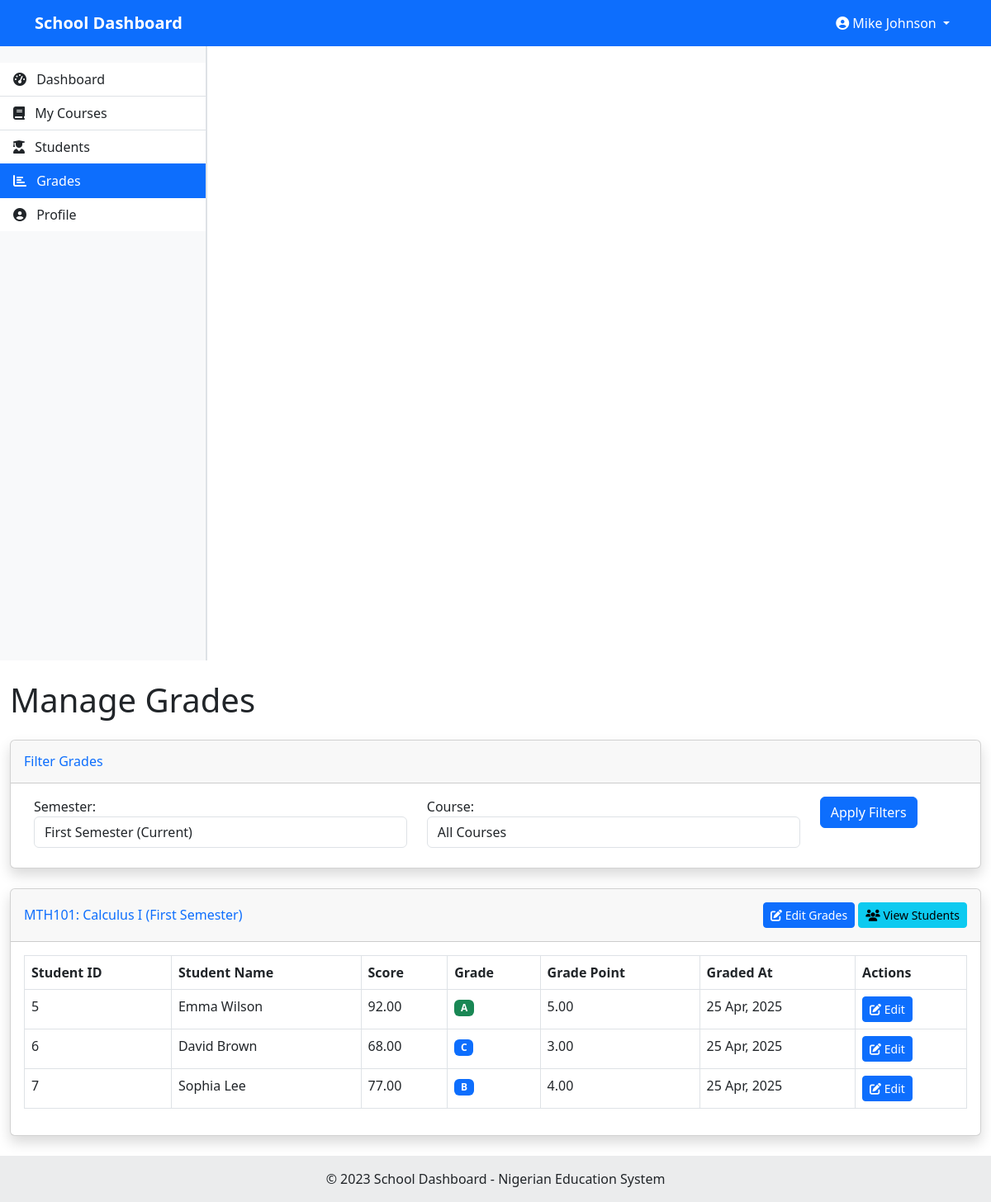
The page /teacher/grades.php (signed in) on the database its author committed.
### tables this page shows
CREATE TABLE IF NOT EXISTS courses (
    id INT AUTO_INCREMENT PRIMARY KEY,
    course_code VARCHAR(20) NOT NULL,
    title VARCHAR(100) NOT NULL,
    department_id INT NOT NULL,
    semester_id INT NOT NULL,
    credit_units INT NOT NULL,
    teacher_id INT,
    FOREIGN KEY (department_id) REFERENCES departments(id),
    FOREIGN KEY (semester_id) REFERENCES semesters(id),
    FOREIGN KEY (teacher_id) REFERENCES users(id)
);

CREATE TABLE IF NOT EXISTS semesters (
    id INT AUTO_INCREMENT PRIMARY KEY,
    name VARCHAR(50) NOT NULL,
    is_current BOOLEAN DEFAULT FALSE
);

CREATE TABLE IF NOT EXISTS grades (
    id INT AUTO_INCREMENT PRIMARY KEY,
    student_id INT NOT NULL,
    course_id INT NOT NULL,
    semester_id INT NOT NULL,
    score DECIMAL(5,2) DEFAULT NULL,
    grade CHAR(2) DEFAULT NULL,
    grade_point DECIMAL(3,2) DEFAULT NULL,
    graded_by INT NOT NULL,
    graded_at TIMESTAMP DEFAULT CURRENT_TIMESTAMP,
    FOREIGN KEY (student_id) REFERENCES users(id),
    FOREIGN KEY (course_id) REFERENCES courses(id),
    FOREIGN KEY (semester_id) REFERENCES semesters(id),
    FOREIGN KEY (graded_by) REFERENCES users(id)
);

CREATE TABLE IF NOT EXISTS users (
    id INT AUTO_INCREMENT PRIMARY KEY,
    full_name VARCHAR(100) NOT NULL,
    email VARCHAR(100) NOT NULL UNIQUE,
    password VARCHAR(255) NOT NULL,
    user_type_id INT NOT NULL,
    department_id INT,
    age INT,
    profile_picture VARCHAR(255) DEFAULT 'default.jpg',
    created_at TIMESTAMP DEFAULT CURRENT_TIMESTAMP,
    FOREIGN KEY (user_type_id) REFERENCES user_types(id),
    FOREIGN KEY (department_id) REFERENCES departments(id)
);

### classes/Database.php (called while the page is built, shortened)
<?php
class Database {
    private $host = "localhost";
    private $username = "root";
    private $password = "";
    private $database = "school_dashboard";
    private $conn;
    public function __construct() {
        $this->conn = new mysqli($this->host, $this->username, $this->password, $this->database);
    }
    public function query($sql) {
        return $this->conn->query($sql);
    }
    public function prepare($sql) {
        return $this->conn->prepare($sql);
    }
}
?>

### classes/Semester.php (called while the page is built, shortened)
<?php
require_once 'Database.php';
class Semester {
    private $db;
    public function __construct() {
        $this->db = new Database();
    }
    public function getAllSemesters() {
        $sql = "SELECT * FROM semesters ORDER BY id";
        $result = $this->db->query($sql);
        $semesters = [];
        while ($row = $result->fetch_assoc()) {
            $semesters[] = $row;
        }
        return $semesters;
    }
    public function getCurrentSemester() {
        $sql = "SELECT * FROM semesters WHERE is_current = 1 LIMIT 1";
        $result = $this->db->query($sql);
        if ($result->num_rows === 1) {
            return $result->fetch_assoc();
        }
        return false;
    }
}
?>

### classes/SessionManager.php (called while the page is built, shortened)
<?php
class SessionManager {
    public static function getUserId() {
        return isset($_SESSION['user_id']) ? $_SESSION['user_id'] : null;
    }
}
?>

### classes/Course.php (called while the page is built, shortened)
<?php
require_once 'Database.php';
class Course {
    private $db;
    public function __construct() {
        $this->db = new Database();
    }
    public function getCoursesByTeacherId($teacher_id) {
        $sql = "SELECT c.*, d.name as department_name, s.name as semester_name
                FROM courses c
                LEFT JOIN departments d ON c.department_id = d.id
                LEFT JOIN semesters s ON c.semester_id = s.id
                WHERE c.teacher_id = ?";
        $stmt = $this->db->prepare($sql);
        $stmt->bind_param("i", $teacher_id);
        $stmt->execute();
        $result = $stmt->get_result();
        $courses = [];
        while ($row = $result->fetch_assoc()) {
            $courses[] = $row;
        }
        return $courses;
    }
}
?>

### classes/Grade.php (called while the page is built, shortened)
<?php
require_once 'Database.php';
class Grade {
    private $db;
    public function __construct() {
        $this->db = new Database();
    }
    public function getCourseGrades($course_id, $semester_id) {
        $sql = "SELECT g.*, u.full_name as student_name, u.id as student_id
                FROM grades g
                JOIN users u ON g.student_id = u.id
                WHERE g.course_id = ? AND g.semester_id = ?";
        $stmt = $this->db->prepare($sql);
        $stmt->bind_param("ii", $course_id, $semester_id);
        $stmt->execute();
        $result = $stmt->get_result();
        $grades = [];
        while ($row = $result->fetch_assoc()) {
            $grades[] = $row;
        }
        return $grades;
    }
}
?>

### classes/Utility.php (called while the page is built, shortened)
<?php
class Utility {
    public static function formatDate($date, $format = 'd M, Y') {
        return date($format, strtotime($date));
    }
}
?>

### teacher/grades.php (the view, shortened to what this page needs)
<?php
require_once '../classes/SessionManager.php';
require_once '../classes/Course.php';
require_once '../classes/Grade.php';
require_once '../classes/Semester.php';
require_once '../classes/Utility.php';
$user_id = SessionManager::getUserId();
$course = new Course();
$grade = new Grade();
$semester = new Semester();
$teacherCourses = $course->getCoursesByTeacherId($user_id);
$semesters = $semester->getAllSemesters();
$currentSemester = $semester->getCurrentSemester();
$selected_semester_id = isset($_GET['semester_id']) ? intval($_GET['semester_id']) : ($currentSemester ? $currentSemester['id'] : 0);
$selected_course_id = isset($_GET['course_id']) ? intval($_GET['course_id']) : 0;
if ($selected_semester_id > 0) {
    $filteredCourses = array_filter($teacherCourses, function($course) use ($selected_semester_id) {
        return $course['semester_id'] == $selected_semester_id;
    });
} else {
    $filteredCourses = $teacherCourses;
}
$gradesData = [];
if ($selected_course_id > 0) {
    $selectedCourse = null;
    foreach ($filteredCourses as $c) {
        if ($c['id'] == $selected_course_id) {
            $selectedCourse = $c;
            break;
        }
    }
    if ($selectedCourse) {
        $courseGrades = $grade->getCourseGrades($selected_course_id, $selectedCourse['semester_id']);
        $gradesData[] = [
            'course' => $selectedCourse,
            'grades' => $courseGrades
        ];
    }
} else {
    foreach ($filteredCourses as $c) {
        $courseGrades = $grade->getCourseGrades($c['id'], $c['semester_id']);
        if (!empty($courseGrades)) {
            $gradesData[] = [
                'course' => $c,
                'grades' => $courseGrades
            ];
        }
    }
}
include '../includes/header.php';
?>
<div class="container-fluid">
    <h1 class="mt-4 mb-4">Manage Grades</h1>
    <div class="card shadow mb-4">
        <div class="card-header py-3">
            <h6 class="m-0 font-weight-bold text-primary">Filter Grades</h6>
        </div>
        <div class="card-body">
            <form method="GET" action="grades.php" class="form-inline">
                <div class="row">
                    <div class="col-md-5">
                        <div class="form-group mb-2">
                            <label for="semester_id" class="me-2">Semester:</label>
                            <select name="semester_id" id="semester_id" class="form-control" onchange="this.form.submit()">
                                <?php foreach ($semesters as $sem): ?>
                                    <option value="<?php echo $sem['id']; ?>" <?php echo $selected_semester_id == $sem['id'] ? 'selected' : ''; ?>>
                                        <?php echo $sem['name']; ?> <?php echo $sem['is_current'] ? '(Current)' : ''; ?>
                                    </option>
                                <?php endforeach; ?>
                            </select>
                        </div>
                    </div>
                    <div class="col-md-5">
                        <div class="form-group mb-2">
                            <label for="course_id" class="me-2">Course:</label>
                            <select name="course_id" id="course_id" class="form-control" onchange="this.form.submit()">
                                <option value="0">All Courses</option>
                            </select>
                        </div>
                    </div>
                    <div class="col-md-2">
                        <button type="submit" class="btn btn-primary">Apply Filters</button>
                    </div>
                </div>
            </form>
        </div>
    </div>
    <?php if (empty($gradesData)): ?>
        <div class="alert alert-info">
            <p>No grades found for the selected filters.</p>
            <p>You may need to grade students first or select different filter options.</p>
        </div>
    <?php else: ?>
        <?php foreach ($gradesData as $data): ?>
            <div class="card shadow mb-4">
                <div class="card-header py-3 d-flex flex-row align-items-center justify-content-between">
                    <h6 class="m-0 font-weight-bold text-primary">
                        <?php echo $data['course']['course_code']; ?>: <?php echo $data['course']['title']; ?>
                        (<?php echo $data['course']['semester_name']; ?>)
                    </h6>
                    <div>
                        <a href="course_grades.php?course_id=<?php echo $data['course']['id']; ?>" class="btn btn-primary btn-sm">
                            <i class="fas fa-edit"></i> Edit Grades
                        </a>
                        <a href="course_students.php?course_id=<?php echo $data['course']['id']; ?>" class="btn btn-info btn-sm">
                            <i class="fas fa-users"></i> View Students
                        </a>
                    </div>
                </div>
                <div class="card-body">
                    <div class="table-responsive">
                        <table class="table table-bordered" width="100%" cellspacing="0">
                            <thead>
                                <tr>
                                    <th>Student ID</th>
                                    <th>Student Name</th>
                                    <th>Score</th>
                                    <th>Grade</th>
                                    <th>Grade Point</th>
                                    <th>Graded At</th>
                                    <th>Actions</th>
                                </tr>
                            </thead>
                            <tbody>
                                <?php foreach ($data['grades'] as $g): ?>
                                    <tr>
                                        <td><?php echo $g['student_id']; ?></td>
                                        <td><?php echo $g['student_name']; ?></td>
                                        <td><?php echo $g['score']; ?></td>
                                        <td>
                                            <span class="badge <?php echo ($g['grade'] == 'F') ? 'bg-danger' : (($g['grade'] == 'A') ? 'bg-success' : 'bg-primary'); ?>">
                                                <?php echo $g['grade']; ?>
                                            </span>
                                        </td>
                                        <td><?php echo $g['grade_point']; ?></td>
                                        <td><?php echo Utility::formatDate($g['graded_at']); ?></td>
                                        <td>
                                            <a href="grade_student.php?student_id=<?php echo $g['student_id']; ?>&course_id=<?php echo $data['course']['id']; ?>" class="btn btn-sm btn-primary">
                                                <i class="fas fa-edit"></i> Edit
                                            </a>
                                        </td>
                                    </tr>
                                <?php endforeach; ?>
                            </tbody>
                        </table>
                    </div>
                </div>
            </div>
        <?php endforeach; ?>
    <?php endif; ?>
</div>
<?php
include '../includes/footer.php';
?>

### includes/header.php (style rules this page uses)
body { min-height: 100vh; display: flex; flex-direction: column; overflow-x: hidden; margin: 0; padding: 0; }
.row { width: 100%; margin: 0; display: flex; flex-wrap: nowrap; }
.card { margin-bottom: 20px; box-shadow: 0 4px 6px rgba(0,0,0,0.1); }

### rows shown on the page
courses: course_code "MTH101", title "Calculus I", semester.name "First Semester"
grades: student "5", student.full_name "Emma Wilson", score "92.00", grade "A", grade_point "5.00", graded_at "25 Apr, 2025"
grades: student "6", student.full_name "David Brown", score "68.00", grade "C", grade_point "3.00", graded_at "25 Apr, 2025"
grades: student "7", student.full_name "Sophia Lee", score "77.00", grade "B", grade_point "4.00", graded_at "25 Apr, 2025"

### other values the page prints
SessionManager::getUserName() "Mike Johnson"
form field semester_id "First Semester (Current)"
